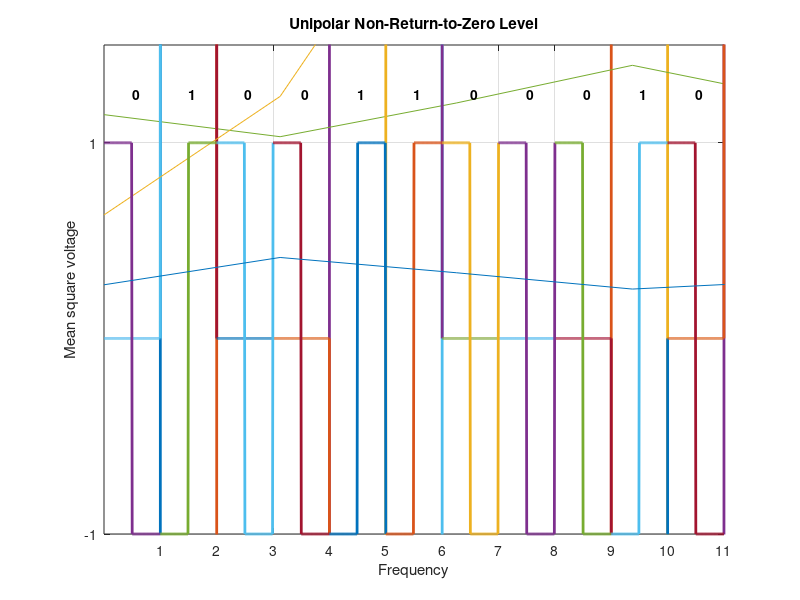

The MATLAB source for this figure:
clear;clc
%bitstream = [ 0 0 0 0 0 0 0 0 0 0 0];
%bitstream = [ 1 1 1 1 1 1 1 1 1 1];
bitstream = [ 0 1 0 0 1 1 0 0 0 1 0];
pulse_high = 5;
pulse_low = -5;
for bit = 1:length(bitstream)
    % set bit time
    bt = bit-1:0.001:bit;
    if bitstream(bit) == 0
        % low level pulse
        y = (bt<bit)*pulse_low;
    else
        % high level pulse
        y = (bt<bit) * pulse_high;
    end

    try
        if bitstream(bit+1) == 1
            y(end) = pulse_high;
        else
            y(end) = pulse_low;
        end
    catch e
        % assume next bit is 1
        y(end) = pulse_high;
    end

    % draw pulse and label
    plot(bt, y, 'LineWidth', 2);
    text(bit-0.5,pulse_high+0.5, num2str(bitstream(bit)), 'FontWeight', 'bold');
    hold on;
end

% draw grid
grid on;
axis([0 length(bitstream) pulse_low-1 pulse_high+1]);
set(gca,'YTick', [pulse_low pulse_high])
set(gca,'XTick', 1:length(bitstream))
title('Unipolar Non-Return-to-Zero Level')

%% Part 2
clear ; clc
bitstream = randi([0 1], 1, 10000);
fb=100;

pulse_high = 1;
pulse_low = -1;
yy=[];
for bit = 1:length(bitstream)
    % set bit time
    bt = bit-1:0.25:(bit-0.25);
    if bitstream(bit) == 0
        % low level pulse
        y = (bt<bit)*pulse_low;

    else
        % high level pulse
        y = (bt<bit) * pulse_high;
    end
    yy=[yy y];

end
k=zeros(100,400);
for j=1:1:100
    k(j,:)=yy(400*j-399:400*j);
    sep(j,:)=fft(k(j,:),128);
end
n=size(sep,2);
fs=4*fb;
f = (0:n-1)*(fs/n); % frequency range

m_sep=mean((abs(sep).^2),1)/fs;
figure(1);
plot(f,m_sep);
% draw grid
grid on;
ylabel('Mean square voltage');
xlabel('Frequency');
title('Polar Non-Return-to-Zero Level');

%% Part 3
clear;clc
bitstream = [ 0 1 0 0 1 1 0 0 0 1 0];
% pulse height
pulse = 5;
% assume that current pulse level is a "low" pulse (binary 1)
% this is the pulse level for the bit before given bitstream
current_level = -pulse;
for bit = 1:length(bitstream)
    % set bit time
    bt=bit-1:0.001:bit;
    if bitstream(bit) == 0
        % binary 0, set to zero
        y = (bt<bit)*0;
    else
        % each binary 1 has the opposite pulse level from the previous
        current_level = -current_level;
        y = (bt<bit)*current_level;
    end
    % assign last pulse point by inspecting the following bit
    try
        % we care only about ones as they use alternate levels
        if bitstream(bit+1) == 1
            y(end) = -current_level;
        end
    catch e
        % bitstream end; assume next bit is 0
        y(end) = -current_level;
    end

    % draw pulse and label
    plot(bt, y, 'LineWidth', 2);
    text(bit-0.5,pulse+0.5, num2str(bitstream(bit)), 'FontWeight', 'bold');
    hold on;
end

% draw grid
grid on;
axis([0 length(bitstream) -5 6]);
set(gca,'YTick', [-pulse pulse])
set(gca,'XTick', 1:length(bitstream))
title('Unipolar Non-Return-to-Zero Level')

%% Part 4: spectrum of AMI
clear ; clc
bitstream = randi([0 1], 1, 10000);
fb=100;
yy=[];

pulse = 5;
current_level = -pulse;
for bit = 1:length(bitstream)
    % set bit time
    bt = bit-1:0.25:(bit-0.25);
    if bitstream(bit) == 0
        % binary 0, set to zero
        y = (bt<bit)*0;
    else
        % each binary 1 has the opposite pulse level from the previous
        current_level = -current_level;
        y = (bt<bit)*current_level;
    end
    % assign last pulse point by inspecting the following bit
    try
        % we care only about ones as they use alternate levels
        if bitstream(bit+1) == 1
            y(end) = -current_level;
        end
    catch e
        % bitstream end; assume next bit is 0
        y(end) = -current_level;
    end

    yy=[yy y];

end
k=zeros(100,400);
for j=1:1:100
    k(j,:)=yy(400*j-399:400*j);
    sep(j,:)=fft(k(j,:),128);
end
n=size(sep,2);
fs=4*fb;
f = (0:n-1)*(fs/n); % frequency range

m_sep=mean((abs(sep).^2),1)/fs;
figure(1);
plot(f,m_sep);

%% Manchester
clear;clc
bitstream = [ 0 1 0 0 1 1 0 0 0 1 0];
% pulse height
pulse = 1;
yy=[];
for bit = 1:length(bitstream)
    % set bit time
    bt = bit-1:0.01:(bit);
    if bitstream(bit) == 1
        % low -> high
        y = (bt<bit) * pulse - 2*pulse * (bt < bit - 0.5);
        % set last pulse point to high level
        current_level = pulse;
    else
        % high -> low
        y = -(bt<bit) * pulse + 2*pulse*(bt < bit - 0.5);
        % set last pulse point to low level
        current_level = -pulse;
    end
    try
        % if the next bit is the same as this one 
        %change the level
        if bitstream(bit+1) == bitstream(bit)
            y(end) = -current_level;
        else
            y(end) = current_level;
        end
    catch e
        % assume next bit is the same as the last one
        y(end) = current_level;
    end

     % draw pulse and label
    plot(bt, y, 'LineWidth', 2);
    text(bit-0.5,pulse+0.25, num2str(bitstream(bit)), 'FontWeight', 'bold');
    hold on;
end

% draw grid
grid on;
axis([0 length(bitstream) -1 1.5]);
set(gca,'YTick', [-pulse pulse])
set(gca,'XTick', 1:length(bitstream))
title('Unipolar Non-Return-to-Zero Level')

%% Spectrum of Manchester
clear ; clc
bitstream = randi([0 1], 1, 10000);
fb=100;
yy=[];

pulse = 1;
yy=[];
for bit = 1:length(bitstream)
    % set bit time
    bt = bit-1:0.25:(bit-0.25);
    if bitstream(bit) == 1
        % low -> high
        y = (bt<bit) * pulse - 2*pulse * (bt < bit - 0.5);
        % set last pulse point to high level
        current_level = pulse;
    else
        % high -> low
        y = -(bt<bit) * pulse + 2*pulse*(bt < bit - 0.5);
        % set last pulse point to low level
        current_level = -pulse;
    end
    try
        % if the next bit is the same as this one 
        %change the level
        if bitstream(bit+1) == bitstream(bit)
            y(end) = -current_level;
        else
            y(end) = current_level;
        end
    catch e
        % assume next bit is the same as the last one
        y(end) = current_level;
    end

    yy=[yy y];

end
k=zeros(100,400);
for j=1:1:100
    k(j,:)=yy(400*j-399:400*j);
    sep(j,:)=fft(k(j,:),128);
end
n=size(sep,2);
fs=4*fb;
f = (0:n-1)*(fs/n); % frequency range

m_sep=mean((abs(sep).^2),1)/fs;
figure(1);
plot(f,m_sep);